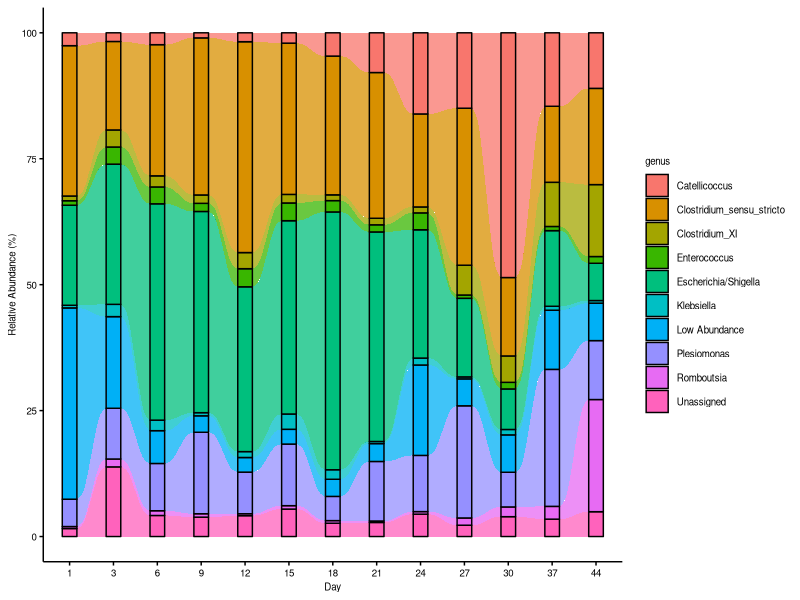
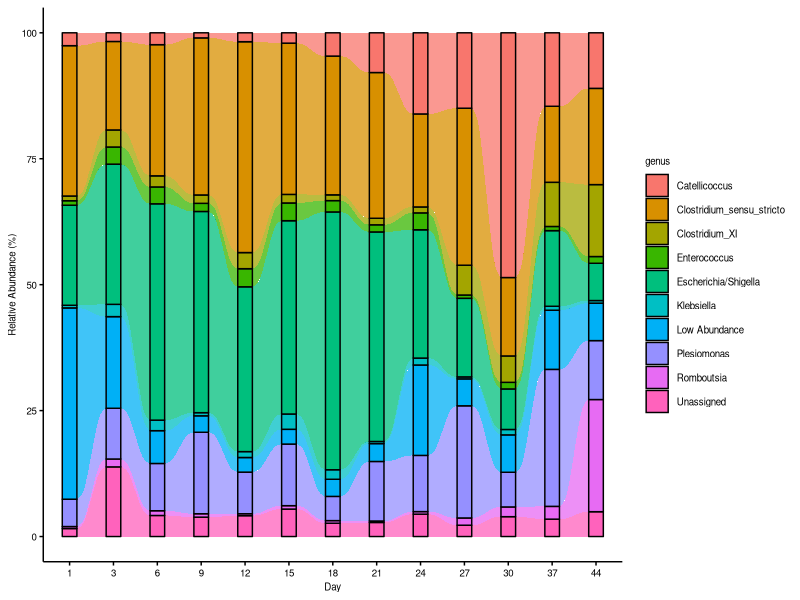
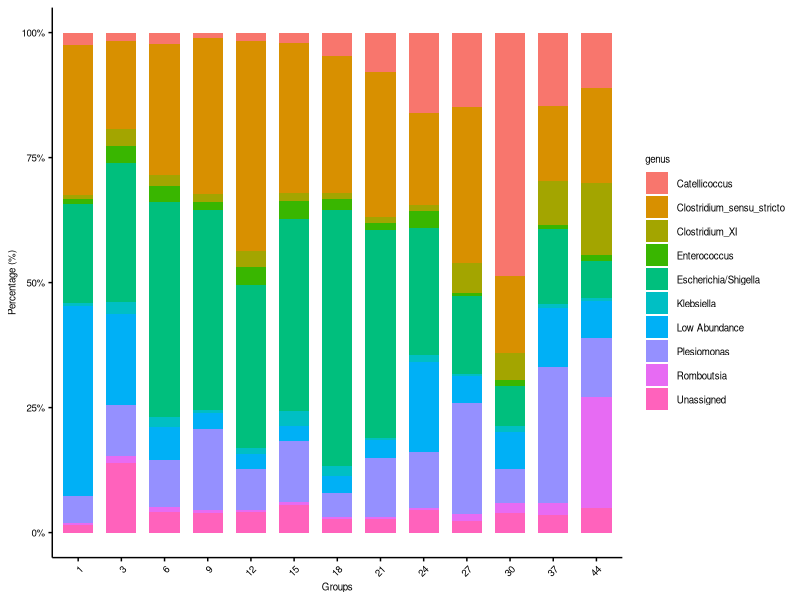
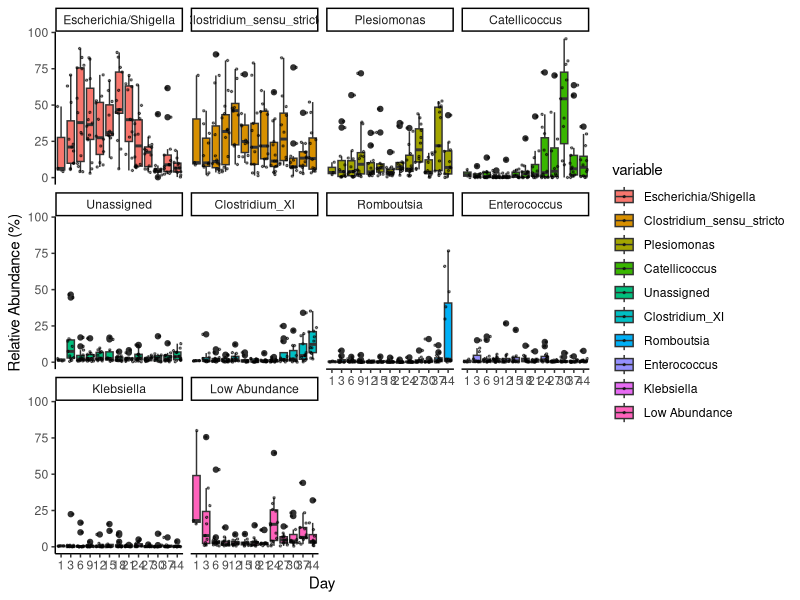

These figures' R source, in order:
# Ying Zhu, so_zy2003@126.com
# 2021-07

rm(list=ls()) # clean enviroment object
library("reshape2", quietly=T, warn.conflicts=F)
library(ggalluvial)

# Set ggplot2 drawing parameter, such as axis line and text size, lengend and title size, and so on.
main_theme = theme(panel.background=element_blank(),
                   panel.grid=element_blank(),
                   axis.line.x=element_line(size=.5, colour="black"),
                   axis.line.y=element_line(size=.5, colour="black"),
                   axis.ticks=element_line(color="black"),
                   axis.text=element_text(color="black", size=7),
                   legend.position="right",
                   legend.background=element_blank(),
                   legend.key=element_blank(),
                   legend.text= element_text(size=7),
                   text=element_text(family="sans", size=7))

#  Design of experiment
design = read.table("metadata_weight.txt", header=T, row.names= 1, sep="\t") 

design$phase <- design$Day

design$phase[design$Day<12] <- "p1"  #stage one in Figure 1
design$phase[design$Day%in%c(12,15,18,21,24)] <- "p2"  #stage two in Figure 1
design$phase[design$Day>24] <- "p3" #stage three in Figure 1

#raw reads count of each OTU in each sample
otu_table = read.delim("otu_table.txt", row.names= 1,  header=T, sep="\t")

# taxonomy for each OTU
taxonomy = read.delim("taxonomy.txt", row.names= 1,header=F, sep="\t")
colnames(taxonomy) = c("kingdom","phylum","class","order","family","genus","species")

taxonomy <- taxonomy[-1,]


tax_count = merge(taxonomy, otu_table, by="row.names")

# genus summary
tax_count_sum = aggregate(tax_count[,-(1:8)], by=tax_count[7], FUN=sum) # mean

rownames(tax_count_sum) = tax_count_sum$genus

tax_count_sum = tax_count_sum[,-1]

per = t(t(tax_count_sum)/colSums(tax_count_sum,na=T)) * 100 # normalization to total 100



mean_sort = per[(order(-rowSums(per))), ] # decrease sort
colSums(mean_sort)#验证百分比总和为1

# filtering 
mean_sort=as.data.frame(mean_sort)
other = colSums(mean_sort[10:dim(mean_sort)[1], ])
mean_sort = mean_sort[1:(10-1), ]
mean_sort = rbind(mean_sort,other)
rownames(mean_sort)[10] = c("Low Abundance")

# write.table(mean_sort, file="Top10phylum_ProClass.txt", append = F, sep="\t", quote=F, row.names=T, col.names=T)

topN=rownames(mean_sort)


mean_sort <- mean_sort[,rownames(design)]

# plot for each age group
mat=mean_sort

mat_t = t(mat)

mat_t2 = merge(design[c("Day")], mat_t, by="row.names")

mat_t2 = mat_t2[,-1]

mat_mean = aggregate(mat_t2[,-1], by=mat_t2[1], FUN=mean) # mean
mat_mean_final = do.call(rbind, mat_mean)[-1,]

geno = mat_mean$Day
colnames(mat_mean_final) = geno

mat_mean_final = as.data.frame(mat_mean_final)

mat_mean_final$genus = rownames(mat_mean_final)


data_all = as.data.frame(melt(mat_mean_final, id.vars=c("genus")))


p = ggplot(data_all, aes(x=variable, y = value, fill = genus )) + 
  geom_bar(stat = "identity",position="fill", width=0.7)+ 
  scale_y_continuous(labels = scales::percent) + 
  xlab("Groups")+ylab("Percentage (%)")+main_theme+ theme(axis.text.x = element_text(angle = 45, hjust = 1)) 
tax.stack=p
# ggsave("tax_stack_genus_top9_group.pdf", tax.stack, width = 8, height = 5)


# alluvium
p = ggplot(data = data_all, aes(x = variable, y = value, alluvium = genus, stratum=genus)) +
  geom_alluvium(aes(fill = genus), alpha = 0.75) +
  geom_stratum(aes(fill=genus))+
  labs(x="Day", y="Relative Abundance (%)")+
  main_theme 
tax.alluvium=p
# ggsave("tax_alluvium_genus_top9.pdf", tax.alluvium, width = 8, height = 5)


# facet
mat_t2_melt <- melt(mat_t2, id.vars = "Day")
top10genus_relative <- ggplot(mat_t2_melt,aes(x=as.factor(Day),y=value, fill=variable))+
  geom_boxplot()+
  geom_jitter(size=0.5, alpha=0.5)+
  facet_wrap(~variable)+theme_classic()+
  labs(x="Day", y="Relative Abundance (%)")
# ggsave("top10genus_relative_boxplot.pdf",top10genus_relative, width = 12, height = 8 )


#---------------linear model------------
#age effect
colnames(mat_t2)[2] <- "Escherichia"
lm1 <- lm(Escherichia~Day, mat_t2)
summary(lm1)# significant R2=0.1529 

lm2<- lm(Clostridium_sensu_stricto~Day, mat_t2)
summary(lm2)#significant，R2=0.02302


lm3 <- lm(Plesiomonas~Day, mat_t2)
summary(lm3)#significant R2=0.02302

lm4<- lm(Catellicoccus~Day,  mat_t2)
summary(lm4)# #significant R2=0.1233


# two stages
mat_t3 = merge(mat_t,design[c("Day", "Stage", "Individual", "phase")], by="row.names")
rownames(mat_t3) <- mat_t3$Row.names
mat_t3 <- mat_t3[,-1]
colnames(mat_t3)[1] <- "Escherichia"

lm1 <- lm(Escherichia~Day+Stage, mat_t3)
summary(lm1)#stage significant

lm2<- lm(Clostridium_sensu_stricto~Day+Stage, mat_t3)
summary(lm2)


lm3 <- lm(Plesiomonas~Day+Stage, mat_t3)
summary(lm3)

lm4<- lm(Catellicoccus~Day+Stage,  mat_t3)
summary(lm4)#stage significant

#---------------linear mixed models

library(nlme)

# two stages
lme_1 <- lme(Escherichia~Day+Stage, 
             random=~1|Individual,method ="ML",data=mat_t3)
summary(lme_1)#stage significant


lme_2 <- lme(Clostridium_sensu_stricto~Day+Stage, 
             random=~1|Individual,method ="ML",data=mat_t3)
summary(lme_2)

lme_3 <- lme(Plesiomonas~Day+Stage, 
             random=~1|Individual,method ="ML",data=mat_t3)
summary(lme_3)


lme_4 <- lme(Catellicoccus~Day+Stage, 
             random=~1|Individual,method ="ML",data=mat_t3)
summary(lme_4) #stage significant

# three stages
lme_1 <- lme(Escherichia~Day+phase, 
             random=~1|Individual,method ="ML",data=mat_t3)
summary(lme_1)


lme_2 <- lme(Clostridium_sensu_stricto~Day+phase, 
             random=~1|Individual,method ="ML",data=mat_t3)
summary(lme_2)#Day negative
 
lme_3 <- lme(Plesiomonas~Day+phase, 
             random=~1|Individual,method ="ML",data=mat_t3)
summary(lme_3) #Day, negative


lme_4 <- lme(Catellicoccus~Day+phase, 
             random=~1|Individual,method ="ML",data=mat_t3)
summary(lme_4) #stage three 





# three stages+diet change
lme_1 <- lme(Escherichia~Day+phase+Stage, 
             random=~1|Individual,method ="ML",data=mat_t3)
summary(lme_1)


lme_2 <- lme(Clostridium_sensu_stricto~Day+phase+Stage, 
             random=~1|Individual,method ="ML",data=mat_t3)
summary(lme_2)

lme_3 <- lme(Plesiomonas~Day+phase+Stage, 
             random=~1|Individual,method ="ML",data=mat_t3)
summary(lme_3)


lme_4 <- lme(Catellicoccus~Day+phase+Stage, 
             random=~1|Individual,method ="ML",data=mat_t3)
summary(lme_4) #stage three
